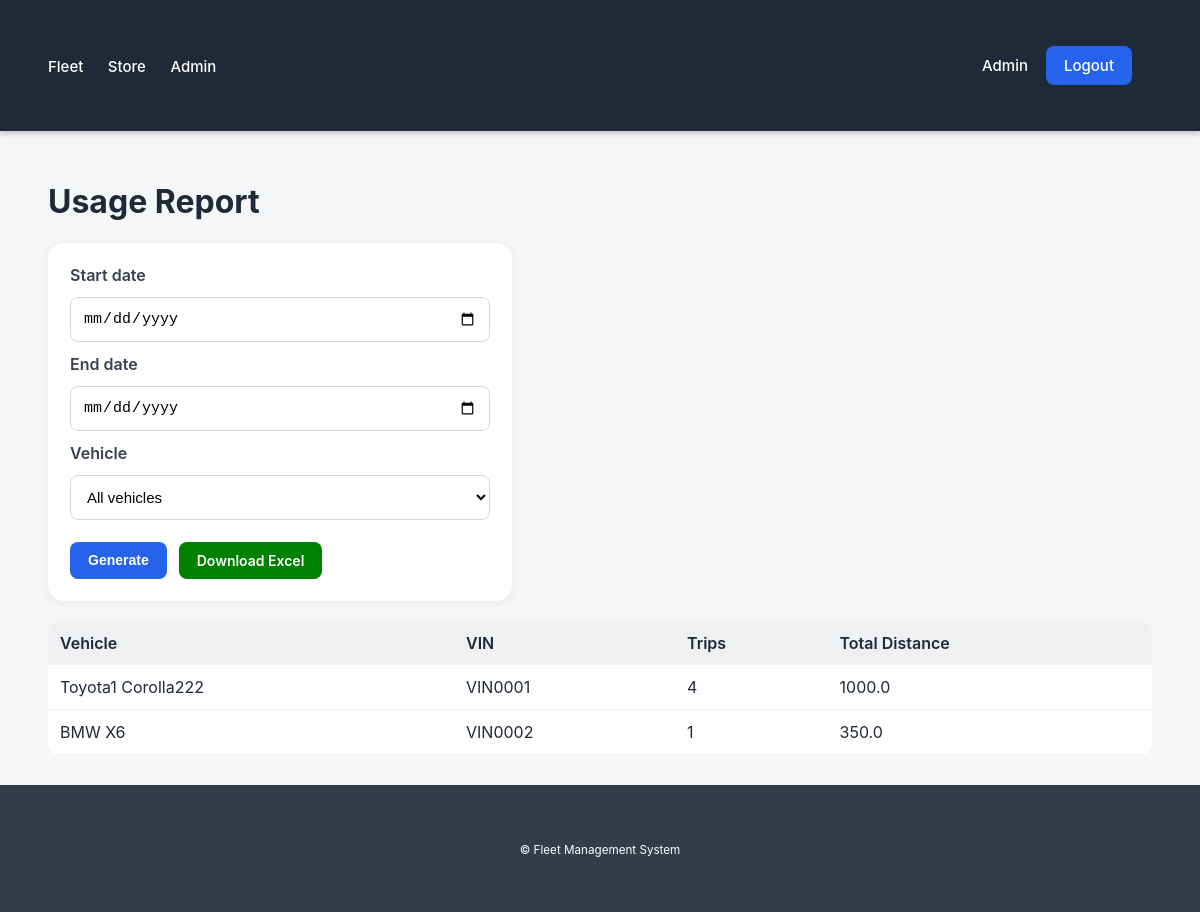
Screenshot of /store/reports/usage (signed in) with the database file from the repository.
### app/models/vehicle.py (models this page shows, shortened)
class Vehicle(db.Model):
    __tablename__ = 'vehicles'
    id = db.Column(db.Integer, primary_key=True)
    brand = db.Column(db.String(120), nullable=False)
    model = db.Column(db.String(120), nullable=False)
    year = db.Column(db.Integer, nullable=False)
    vin = db.Column(db.String(100), unique=True, nullable=False)
    technical_state = db.Column(db.String(255), nullable=False)
    trips = db.relationship('Trip', backref='vehicle', cascade='all, delete-orphan', lazy=True)
    maintenances = db.relationship('Maintenance', backref='vehicle', cascade='all, delete-orphan', lazy=True)
    expenses = db.relationship('Expense', backref='vehicle', cascade='all, delete-orphan', lazy=True)

### app/controllers/store_controller.py (the view)
@store_bp.route('/reports/usage')
@store_access_required
def report_usage():
    start_raw = request.args.get("from")
    end_raw = request.args.get("to")
    vehicle_id_raw = request.args.get("vehicle_id")
    vehicles_raw = VehicleService.get_all()
    vehicles = vehicles_raw[0] if isinstance(vehicles_raw, tuple) else vehicles_raw
    report = UsageReport.vehicle_utilization(
        start_date=start_raw,
        end_date=end_raw,
        vehicle_id=vehicle_id_raw
    )
    return render_template(
        "Store/reports_usage.html",
        report=report,
        vehicles=vehicles,
        start_date=start_raw,
        end_date=end_raw,
        vehicle_id=vehicle_id_raw
    )

### app/controllers/store_controller.py (called while the page is built)
def store_access_required(func):
    @wraps(func)
    def wrapper(*args, **kwargs):
        if "user_id" not in session:
            flash("You must log in first.", "warning")
            return redirect(url_for("auth.login"))
        if session.get("role") not in ("user", "admin"):
            flash("Access denied.", "danger")
            return redirect(url_for("auth.login"))
        return func(*args, **kwargs)
    return wrapper

### app/repositories/trip_repository.py (called while the page is built, shortened)
    @staticmethod
    def get_all(query=None, page=None, per_page=None):
        q = Trip.query
        if query:
            search = f"%{query}%"
            q = q.filter(Trip.route.ilike(search))
        items = q.order_by(Trip.id).all()
        return items, 1

### app/repositories/vehicle_repository.py (called while the page is built, shortened)
    @staticmethod
    def get_all(query=None, page=None, per_page=None):
        q = Vehicle.query
        if page and per_page:
            pag = q.order_by(Vehicle.id).paginate(page=page, per_page=per_page, error_out=False)
            return pag.items, pag.pages
        items = q.order_by(Vehicle.id).all()
        return items, 1

### app/services/trip_service.py (called while the page is built)
def _normalize_list(res):
    if isinstance(res, tuple) and len(res) == 2:
        return res[0]
    return res

    @staticmethod
    def get_all(query=None, page=None, per_page=None):
        res = TripRepository.get_all(query=query, page=page, per_page=per_page)
        if page and per_page:
            return _normalize_paginated(res)
        return _normalize_list(res)

    @staticmethod
    def get_all_trips():
        return TripService.get_all()

### app/services/vehicle_service.py (called while the page is built)
    @staticmethod
    def get_all(query=None, page=None, per_page=None):
        return VehicleRepository.get_all(query=query, page=page, per_page=per_page)

### app/templates/Store/reports_usage.html (shortened to what this page needs)
{% extends 'base.html' %}
{% block content %}
<h1>Usage Report</h1>
<form method="get" class="form-card" style="margin-bottom: 20px; max-width: 600px;">
  <label>Start date</label>
  <input type="date" name="start"
         value="{{ start_date if start_date else '' }}">
  <label>End date</label>
  <input type="date" name="end"
         value="{{ end_date if end_date else '' }}">
  <label>Vehicle</label>
  <select name="vehicle_id">
    <option value="">All vehicles</option>
  </select>
  <div class="form-row" style="margin-top: 10px;">
    <button class="button" type="submit">Generate</button>
    <a class="button" style="background: green;"
       href="{{ url_for('store.report_usage_export',
                        start=request.args.get('start'),
                        end=request.args.get('end'),
                        vehicle_id=request.args.get('vehicle_id')) }}">
      Download Excel
    </a>
  </div>
</form>
<table class="table">
  <thead>
    <tr>
      <th>Vehicle</th>
      <th>VIN</th>
      <th>Trips</th>
      <th>Total Distance</th>
    </tr>
  </thead>
  <tbody>
    {% for r in report %}
      <tr>
        <td>{{ r.brand }} {{ r.model }}</td>
        <td>{{ r.vin }}</td>
        <td>{{ r.trip_count }}</td>
        <td>{{ r.total_distance or 0 }}</td>
      </tr>
    {% else %}
      <tr><td colspan="4">No data</td></tr>
    {% endfor %}
  </tbody>
</table>
{% endblock %}

### app/static/css/style.css (style rules this page uses)
html, body { height: 100%; }
body { margin: 0; padding: 0; font-family: -apple-system, BlinkMacSystemFont, "Segoe UI", Roboto, Arial, sans-serif; background: #f4f6f8; color: #1f2937; display: flex; flex-direction: column; }
* { transition: 0.15s ease; }
.button { padding: 10px 18px; border-radius: 8px; background: #2563eb; color: white; text-decoration: none; font-weight: 600; font-size: 14px; display: inline-block; border: none; cursor: pointer; }
.form-card { background: white; padding: 22px; border-radius: 16px; width: 420px; box-shadow: 0 2px 10px rgba(0,0,0,0.06); display: flex; flex-direction: column; gap: 12px; }
.form-card label { font-weight: 600; color: #374151; }
.form-card input, .form-card select, .form-card textarea { padding: 12px; border-radius: 8px; border: 1px solid #d2d6da; font-size: 15px; background: #fff; }
.form-row { display: flex; gap: 12px; }
.table { width: 100%; border-collapse: collapse; background: white; border-radius: 12px; overflow: hidden; margin-top: 18px; }
.table th { background: #eef0f2; text-align: left; padding: 12px; font-weight: 600; }
.table td { padding: 12px; border-bottom: 1px solid #eef0f2; }

### rows the page displays
Vehicle: brand "Toyota1", model "Corolla222", vin "VIN0001", trip_count "4", total_distance "1000.0"
Vehicle: brand "BMW", model "X6", vin "VIN0002", trip_count "1", total_distance "350.0"

### other values shown
{{ session.get('user_name') }} "Admin"
